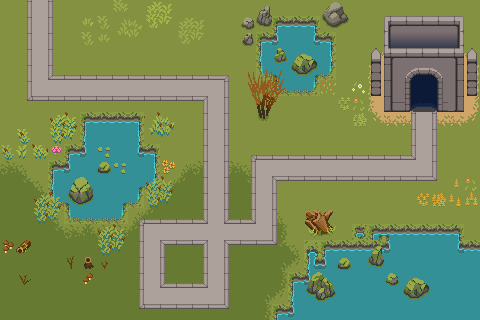

The image is a tile-based game level rendered from a .tmx file. Its description and source (layers, tilesets, objects; grid data summarised) follow:
An orthogonal 30x20 tile map with 16x16 px tiles, 6 tile layers (Base, Water, Grass, Path, ...), 4 tilesets and 31 objects (0, 1, 2, 3, 4, ...).

<map version="1.10" tiledversion="1.10.2" orientation="orthogonal" renderorder="left-down" width="30" height="20" tilewidth="16" tileheight="16" infinite="0" nextlayerid="12" nextobjectid="38">
 <editorsettings>
  <export target="map1.json" format="json" />
 </editorsettings>
 <tileset firstgid="1" name="Forest Tileset" tilewidth="16" tileheight="16" tilecount="220" columns="11">
  <image source="../assets/tiles/Forest BETA V3/Forest Tilesett.png" width="176" height="320" />
 </tileset>
 <tileset firstgid="221" name="Water Tileset" tilewidth="16" tileheight="16" tilecount="110" columns="11">
  <image source="../assets/tiles/Forest BETA V3/Water Tileset.png" width="176" height="160" />
 </tileset>
 <tileset firstgid="331" name="Forest Props" tilewidth="16" tileheight="16" tilecount="1110" columns="30">
  <image source="../assets/tiles/Forest BETA V3/Forest Props.png" width="480" height="592" />
 </tileset>
 <tileset firstgid="1441" name="Settlement" tilewidth="16" tileheight="16" tilecount="1116" columns="31">
  <image source="../assets/tiles/Forest BETA V3/Settlement.png" width="496" height="576" />
 </tileset>
 <layer id="1" name="Base" width="30" height="20">
  <data>[600 cells, 600 non-empty, 1 distinct tile ids]</data>
 </layer>
 <layer id="9" name="Water" width="30" height="20">
  <data>[600 cells, 125 non-empty, 18 distinct tile ids]</data>
 </layer>
 <layer id="2" name="Grass" width="30" height="20">
  <data>[600 cells, 186 non-empty, 19 distinct tile ids]</data>
 </layer>
 <layer id="6" name="Path" width="30" height="20">
  <data>[600 cells, 190 non-empty, 14 distinct tile ids]</data>
 </layer>
 <layer id="5" name="Rocks/Trees" width="30" height="20">
  <data>[600 cells, 109 non-empty, 93 distinct tile ids]</data>
 </layer>
 <layer id="8" name="Castle" width="30" height="20">
  <data>[600 cells, 36 non-empty, 26 distinct tile ids]</data>
 </layer>
 <objectgroup id="10" name="Towers">
  <object id="3" x="64" y="48" width="16" height="16" />
  <object id="4" x="32" y="112" width="16" height="16" />
  <object id="6" x="208" y="48" width="16" height="16" />
  <object id="7" x="112" y="48" width="16" height="16" />
  <object id="8" x="160" y="48" width="16" height="16" />
  <object id="9" x="176" y="112" width="16" height="16" />
  <object id="11" x="240" y="112" width="16" height="16" />
  <object id="13" x="176" y="192" width="16" height="16" />
  <object id="14" x="176" y="256" width="16" height="16" />
  <object id="15" x="112" y="224" width="16" height="16" />
  <object id="16" x="112" y="288" width="16" height="16" />
  <object id="17" x="240" y="288" width="16" height="16" />
  <object id="18" x="240" y="256" width="16" height="16" />
  <object id="19" x="288" y="128" width="16" height="16" />
  <object id="20" x="288" y="192" width="16" height="16" />
  <object id="21" x="336" y="128" width="16" height="16" />
  <object id="22" x="384" y="128" width="16" height="16" />
  <object id="23" x="384" y="192" width="16" height="16" />
  <object id="24" x="336" y="192" width="16" height="16" />
  <object id="25" x="448" y="192" width="16" height="16" />
  <object id="26" x="448" y="128" width="16" height="16" />
 </objectgroup>
 <objectgroup id="11" name="MonsterPath">
  <object id="28" name="0" x="40" y="0">
   <point />
  </object>
  <object id="29" name="1" x="40" y="88">
   <point />
  </object>
  <object id="30" name="2" x="216" y="88">
   <point />
  </object>
  <object id="31" name="3" x="216" y="296">
   <point />
  </object>
  <object id="32" name="4" x="152" y="296">
   <point />
  </object>
  <object id="33" name="5" x="152" y="232">
   <point />
  </object>
  <object id="34" name="6" x="264" y="232">
   <point />
  </object>
  <object id="35" name="7" x="264" y="168">
   <point />
  </object>
  <object id="36" name="8" x="424" y="168">
   <point />
  </object>
  <object id="37" name="9" x="424" y="88">
   <point />
  </object>
 </objectgroup>
</map>
